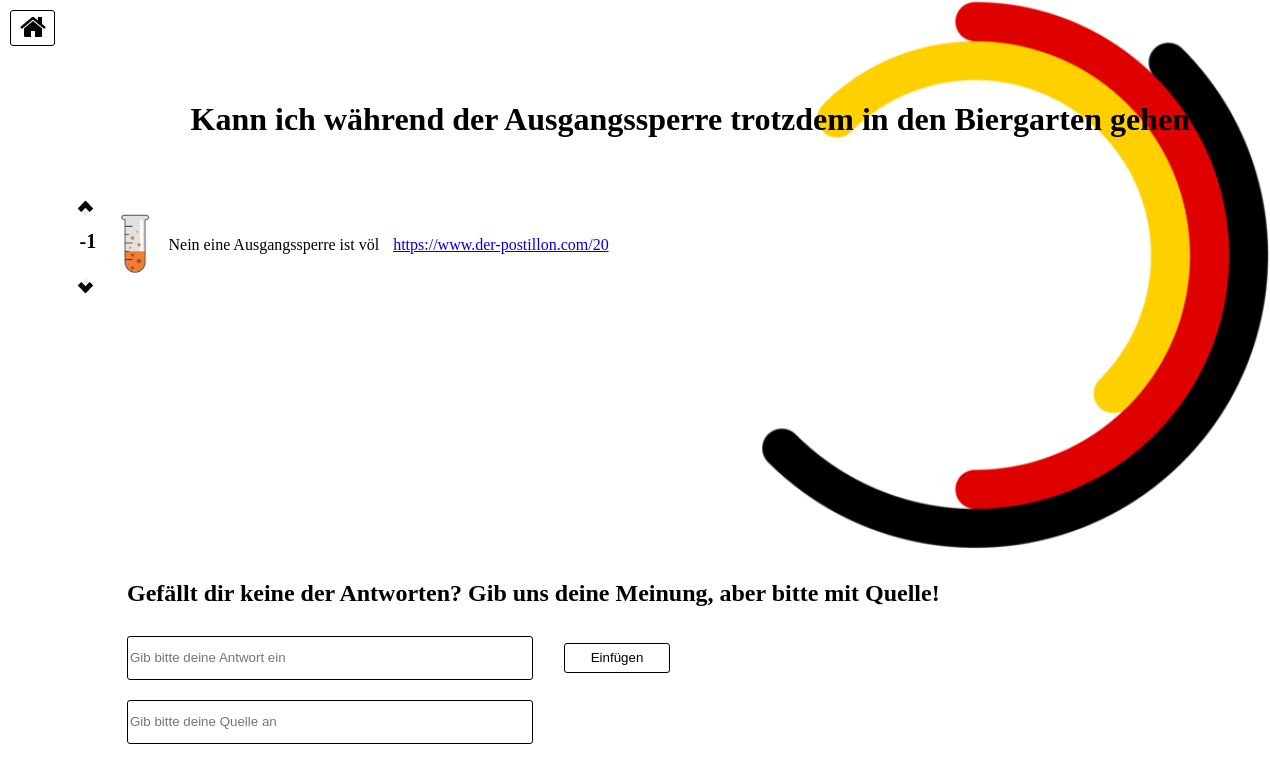
/hackathon/answers.php?fragen_id=2, run on an earlier commit of the app's database.
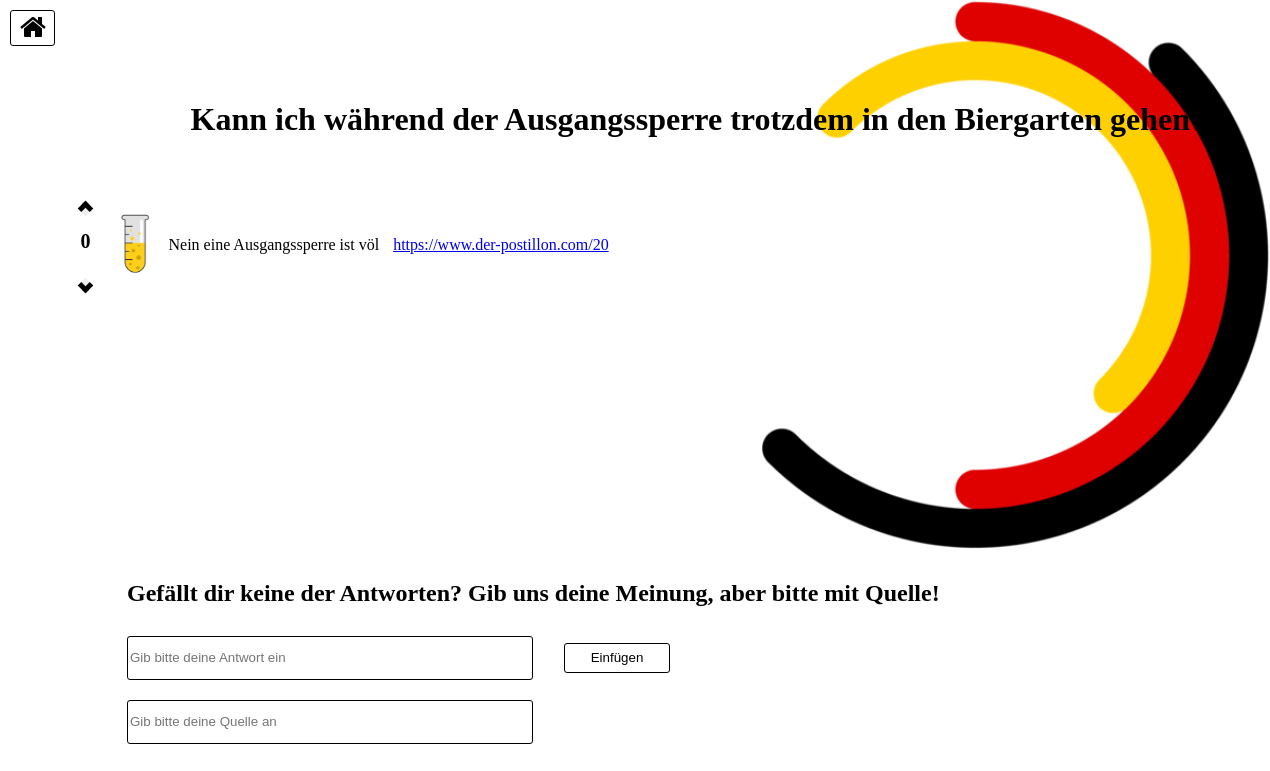
And on a later commit of the database.
### tables this page shows
CREATE TABLE `fragen` (
  `ID` int(11) NOT NULL,
  `Fragestellung` text NOT NULL
);

CREATE TABLE `antworten` (
  `ID` int(11) NOT NULL,
  `Antworttext` varchar(32) NOT NULL,
  `Quelle` varchar(32) NOT NULL,
  `Upvote` int(11) DEFAULT 0,
  `Downvote` int(11) DEFAULT 0,
  `Serioes` int(11) DEFAULT NULL,
  `Frage_ID` int(11) NOT NULL
);

### hackathon/answers.php (the view, shortened to what this page needs)
<?php include 'credentials.php';?>
<!DOCTYPE html>
<html>
<head>
	<link rel="stylesheet" href="https://cdnjs.cloudflare.com/ajax/libs/font-awesome/4.7.0/css/font-awesome.min.css">
</head>
<body>
<?php
$mysqli = new mysqli($GLOBAL_HOST, $GLOBAL_USER, $GLOBAL_PW, $GLOBAL_DB_NAME);
	$fragen_id = $_GET['fragen_id'];
	$query = "SELECT * From fragen where ID = $fragen_id";
	if ($result = $mysqli->query($query)) {
		$row = $result->fetch_assoc();
		$fragestellung = $row['Fragestellung'];
		echo "<div id='question'><h1><b>$fragestellung</b></h1></div>";
	}
	?>
<div class="answertable">
	<table id="answertable">
<?php
$query = "SELECT antworten.ID as antwort_id, Antworttext, Quelle, Upvote, Downvote From fragen join antworten where fragen.id = antworten.Frage_ID and fragen.ID = $fragen_id ";
	if ($result = $mysqli->query($query)) {
		while ($row = $result->fetch_assoc()) {
			$id = $row['antwort_id'];
			$answer = $row['Antworttext'];
			$quelle = $row['Quelle'];
			$upvote = $row['Upvote'];
			$downvote = $row['Downvote'];
			$votes = $upvote - $downvote;
	echo "<tr>
		<td>
			<div class='votetable'>
			<table id ='votetable'>
			<tr>
			<td><button id='upvote_$id' class='arrow up' onclick='vote(1, this.id)'></button></td>
			</tr>
			<tr>
			<td align='center'><div class='number'><text id='number'><b id='score_$id' style='font-size:20px'>$votes</b></text></div></td>
			</tr>
			<tr>
			<td><button id='downvote_$id' class='arrow down' onclick='vote(-1, this.id)'></button></td>
			</tr>
			</table>
			</div>
		</td>";
		if($votes >= 5) {
			echo "<td><img id='button_image_$id' width='40' height='80' src='PNG/reagenzglas_richtig.png'></td>";
		  } else if ($votes > 0) {
			  echo "<td><img id='button_image_$id' width='40' height='80' src='PNG/reagenzglas_eher_richtig.png'></td>";
		  } else if ($votes == 0) {
		  echo "<td><img id='button_image_$id' width='40' height='80' src='PNG/reagenzglas_teils.png'></td>";
		  } else if ($votes > -5) {
		  echo "<td><img id='button_image_$id' width='40' height='80' src='PNG/reagenzglas_eher_falsch.png'></td>";
		  } else {
		  echo "<td><img id='button_image_$id' width='40' height='80' src='PNG/reagenzglas_falsch.png'></td>";
		}
		echo "<td>$answer</td>";
		echo "<td><a target='_blank' href='$quelle'>$quelle</a></td>";
		echo "</tr>";
}
}
 ?>
</table>
</div>
<div class="homebutton">
  <form method="get" action="/hackathon/index.php">
	<button type = "btn"><i class="fa fa-home"></i></button>
  </form>
</div>
<?php
if (isset($_POST['antwort']) && isset($_POST['quelle']))
{
	$antwort = $_POST['antwort'];
	$quelle = $_POST['quelle'];
	$mysqli = new mysqli($GLOBAL_HOST, $GLOBAL_USER, $GLOBAL_PW, $GLOBAL_DB_NAME);
	if ($mysqli->connect_errno) {
		printf("Connect failed: %s\n", $mysqli->connect_error);
		exit();
	}
	$query = "SELECT * FROM antworten WHERE Antworttext = '$antwort';";
	if ($result = $mysqli->query($query)) {
	if ($result -> num_rows){
			echo "<h2>Du hast diese Frage schon beantwortet. Für neue Fragen kehre zur Homepage zurück</h2>";
	}
	else{
			$query = "SET @key_frage = (SELECT `ID` FROM `fragen` WHERE `Fragestellung` = '$fragestellung' );
					INSERT INTO `antworten` (`ID`, `Antworttext`, `Quelle`, `Upvote`, `Downvote`, `Serioes`, `Frage_ID`)
					VALUES (NULL, '$antwort', '$quelle', 0, 0, NULL, @key_frage);";
			if ($mysqli->multi_query($query)) {
				do {
					if ($result = $mysqli->store_result()) {
						while ($row = $result->fetch_row()) {
						}
						$result->free();
					}
					if ($mysqli->more_results()) {
					}
				} while ($mysqli->next_result());
			}
	echo "<h2>Deine Antwort wurde erfolgreich hinzugefügt, danke dass du einen Beitrag leistest!</h2>";
	}
	}
}
else{
?>
<h2>Gefällt dir keine der Antworten? Gib uns deine Meinung, aber bitte mit Quelle!</h2>
<div class="answer-container">
   <form action="" method="post">
      <input type="text" id="answer" placeholder="Gib bitte deine Antwort ein" name="antwort">
	  <input type="text" id="quelle" placeholder="Gib bitte deine Quelle an" name="quelle">
      <button type = "submit" name="insert" value="insert" id="insert">Einfügen</button>
    </form>
</div>
<?php
}
?>
</body>
</html>

### hackathon/answers.php (style rules this page uses)
body { background-image: url('Pics/Hackathonlogo.png'); background-repeat: no-repeat; background-size: cover; }
h1 { position: absolute; left: 15%; top: 10%; }
.answertable #answertable { display: block; max-height: 425px; overflow-y: scroll; border-collapse: collapse; table-layout: fixed; width: 1200px; position:absolute; left: 5%; top: 22% }
.answertable #answertable td { padding: 7px; }
.votetable #votetable { table-layout: fixed; width:30px; }
button { border: solid black; border-width: 0px 5px 5px 0px; display: inline-block; }
.number #number { font-size = 5; }
.up { padding: 3px; transform: rotate(-135deg); -webkit-transform: rotate(-135deg); margin-up: 120%; }
.down { padding: 3px; transform: rotate(45deg); -webkit-transform: rotate(45deg); margin-bottom: 60%; }
.homebutton button { padding-left: 9px; padding-right: 8px; width:45px; padding-top:1px; padding-bottom: 5px; height: 36px; background: transparent; color: black; border: 1px solid black; border-radius: 3px; cursor: pointer; transition: all ease 2s; font-size: 120%; position: absolute; top: 10px; left: 10px; font-size: 28px; }
.answer-container { overflow-wrap: break-word; position: absolute; TOP: 77%; left:10%; }
.answer-container input { height: 40px; width: 400px; border: 1px solid black; border-radius: 3px; transition: all ease 5s; }
.answer-container #quelle { position: absolute; top: 100%; left: 0%; }
.answer-container button { position: relative; margin: 2em; padding: .5em 1em; width: 8em; background: transparent; color: black; border: 1px solid black; border-radius: 3px; cursor: pointer; transition: all ease 2s; }
h2 { position: absolute; top: 70%; left: 10%; }

What changed in the data, as far as the page shows it:
changed antworten "Nein eine Ausgangssperre ist völ": Upvote "-1" → "0"; Upvote: picture added; Downvote 1 → 0 (drawn); Downvote: picture removed
